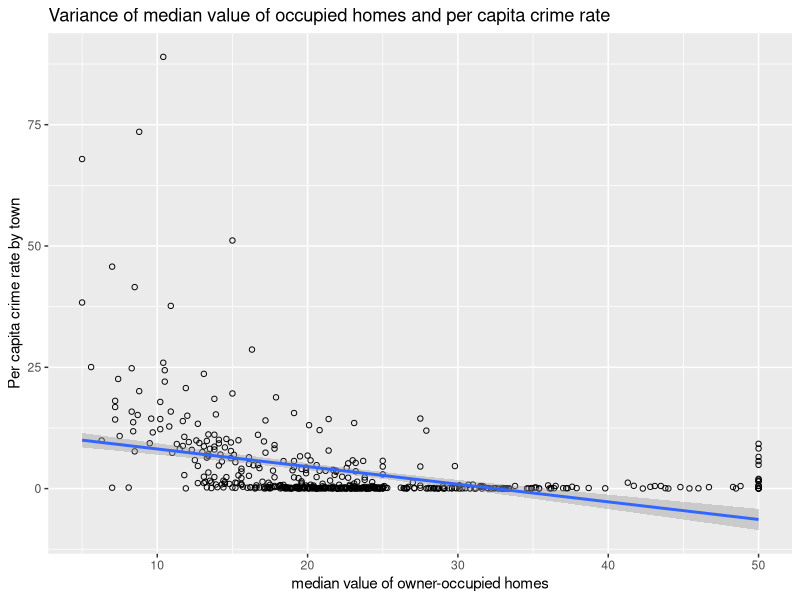
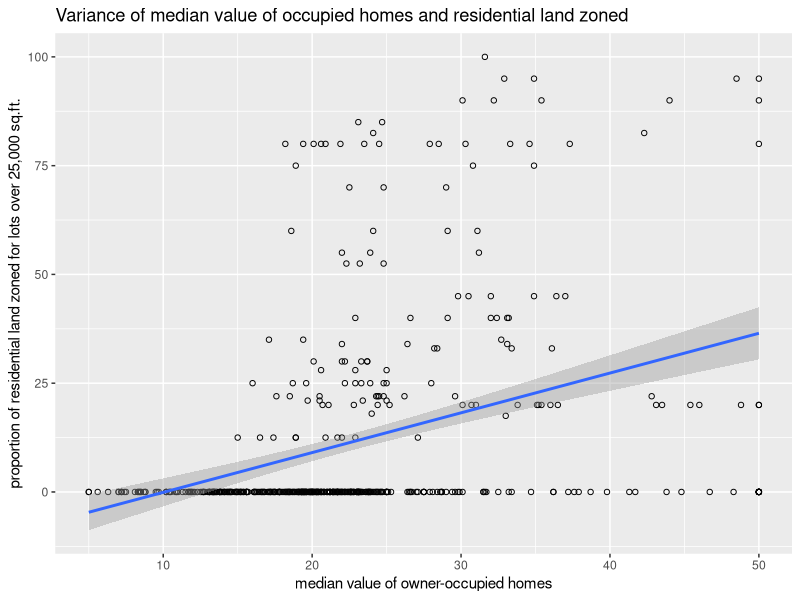
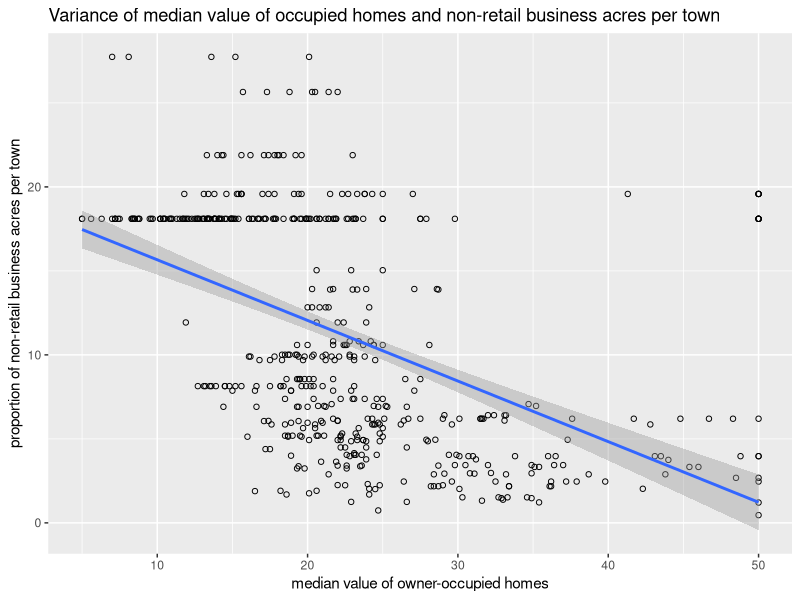
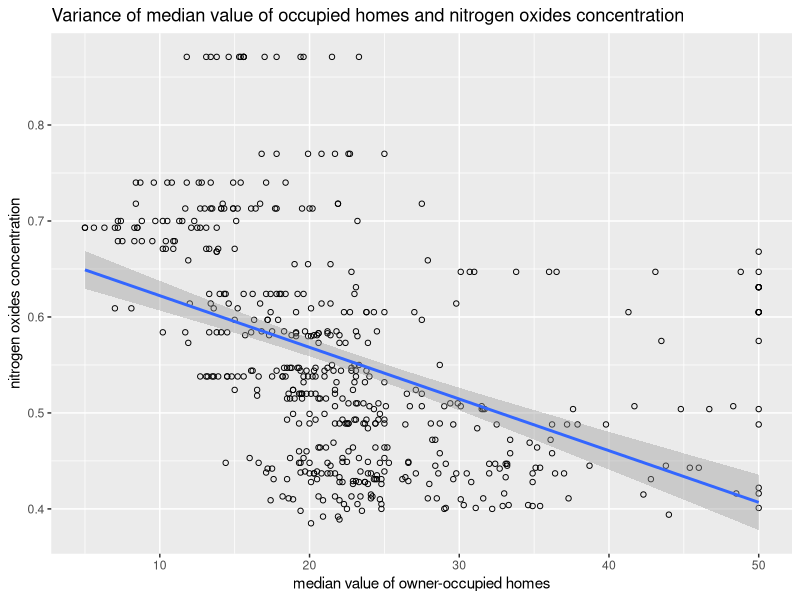
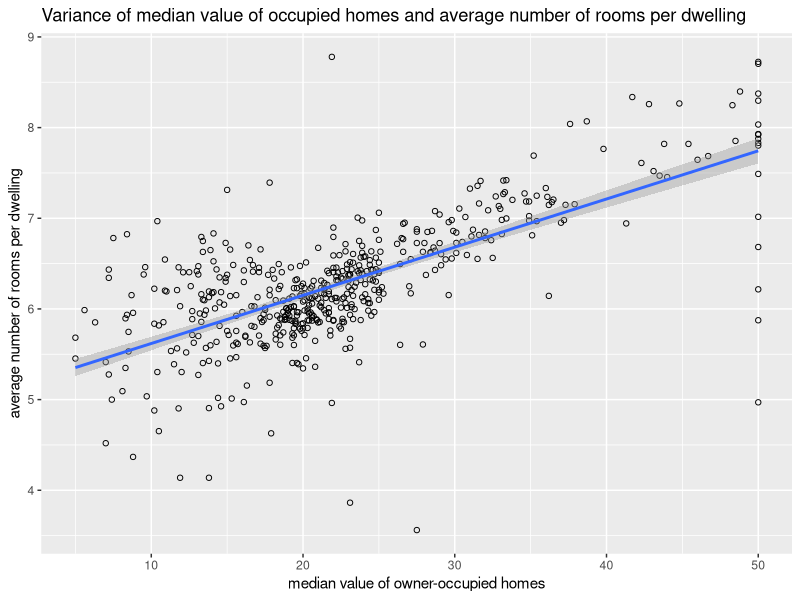
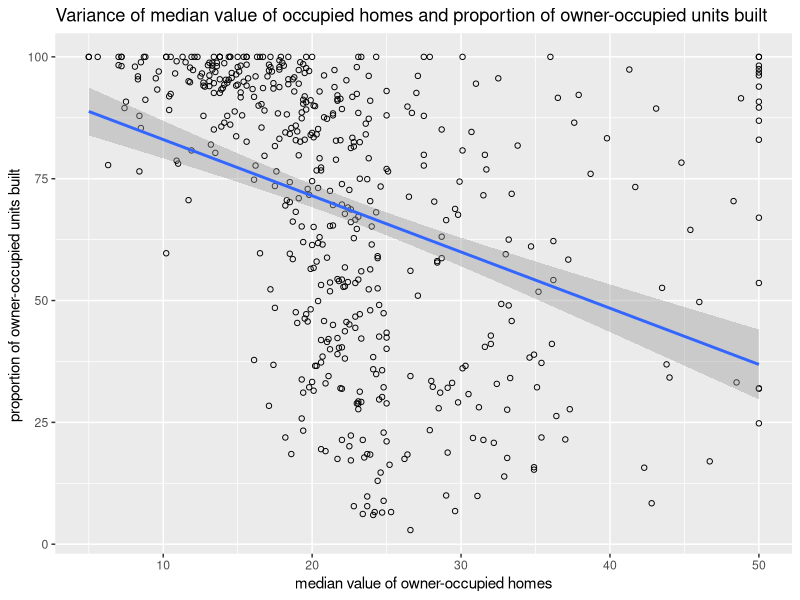
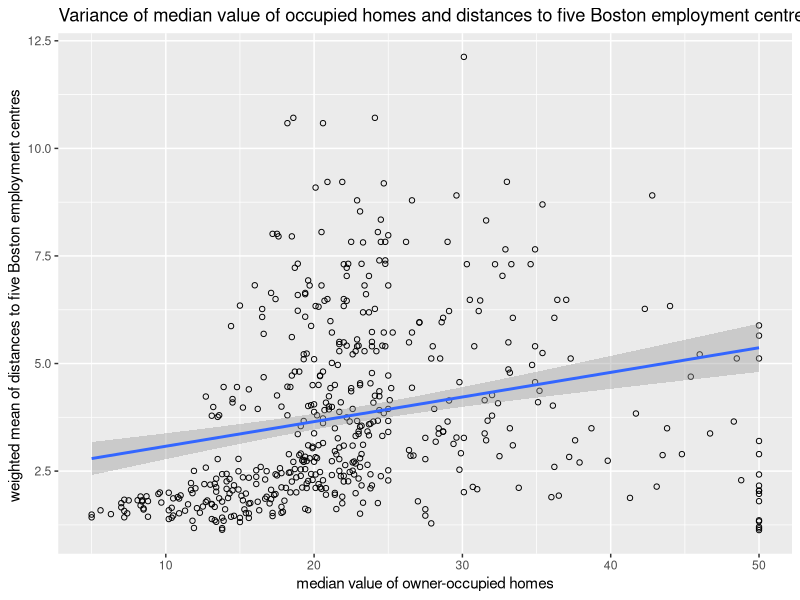
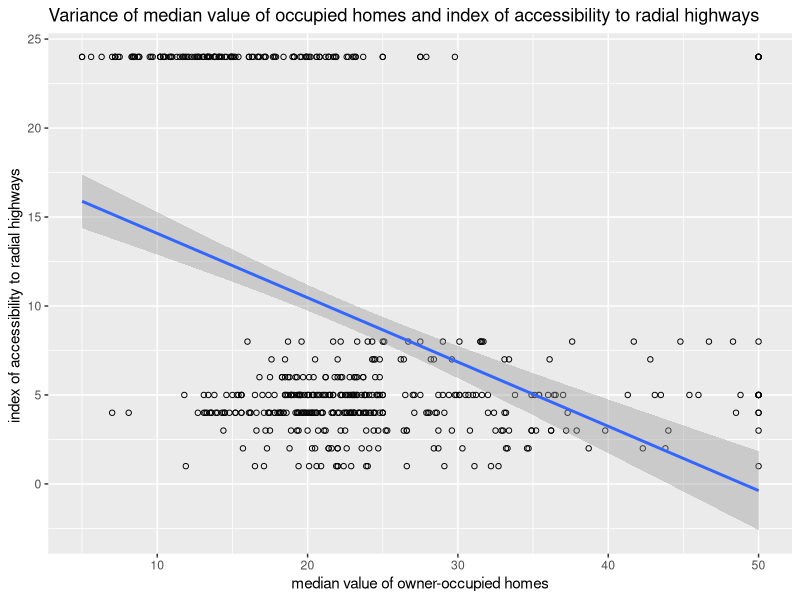

The R script that drew these images, in order: (Note: this script raises an error after producing the figures.)
## ---- chunk 1
# Load standard libraries
library(tidyverse)
library(MASS) # Modern applied statistics functions
## ---- chunk 2
data(Boston)
boston_data <- tbl_df(Boston)
head(boston_data)
## ---- chunk 3
#Removed any NA Values present
boston_data %>%  na.omit()
## ---- chunk 4
#Plotting the best fit regression line for the median value of occupied homes and per capita crime rate
ggplot(boston_data,aes(x=boston_data$medv,y=boston_data$crim))+ geom_point(shape=1) +geom_smooth(method = 'lm') + labs(x="median value of owner-occupied homes",y="Per capita crime rate by town",title = "Variance of median value of occupied homes and per capita crime rate")

#Plotting the best fit regression line for the median value of occupied homes and per capita crime rate
ggplot(boston_data,aes(x=boston_data$medv,y=boston_data$zn))+ geom_point(shape=1) +geom_smooth(method = 'lm') + labs(x="median value of owner-occupied homes",y="proportion of residential land zoned for lots over 25,000 sq.ft.",title = "Variance of median value of occupied homes and residential land zoned")

#Plotting the best fit regression line for the median value of occupied homes and non-retail business acres per town
ggplot(boston_data,aes(x=boston_data$medv,y=boston_data$indus))+ geom_point(shape=1) +geom_smooth(method = 'lm') + 
  labs(x="median value of owner-occupied homes",y="proportion of non-retail business acres per town",title = "Variance of median value of occupied homes and non-retail business acres per town")


ggplot(boston_data,aes(x=boston_data$medv,y=boston_data$nox))+ geom_point(shape=1) +geom_smooth(method = 'lm') + 
  labs(x="median value of owner-occupied homes",y="nitrogen oxides concentration",title = "Variance of median value of occupied homes and nitrogen oxides concentration")

ggplot(boston_data,aes(x=boston_data$medv,y=boston_data$rm))+ geom_point(shape=1) +geom_smooth(method = 'lm') +
  labs(x="median value of owner-occupied homes",y="average number of rooms per dwelling",title = "Variance of median value of occupied homes and average number of rooms per dwelling")

ggplot(boston_data,aes(x=boston_data$medv,y=boston_data$age))+ geom_point(shape=1) +geom_smooth(method = 'lm') + 
  labs(x="median value of owner-occupied homes",y="proportion of owner-occupied units built ",title = "Variance of median value of occupied homes and proportion of owner-occupied units built ")

ggplot(boston_data,aes(x=boston_data$medv,y=boston_data$dis))+ geom_point(shape=1) +geom_smooth(method = 'lm') + 
  labs(x="median value of owner-occupied homes",y="weighted mean of distances to five Boston employment centres ",title = "Variance of median value of occupied homes and distances to five Boston employment centres ")

ggplot(boston_data,aes(x=boston_data$medv,y=boston_data$rad))+ geom_point(shape=1) +geom_smooth(method = 'lm') + 
  labs(x="median value of owner-occupied homes",y="index of accessibility to radial highways ",title = "Variance of median value of occupied homes and index of accessibility to radial highways")

ggplot(boston_data,aes(x=boston_data$medv,y=boston_data$tax))+ geom_point(shape=1) +geom_smooth(method = 'lm') + 
  labs(x="median value of owner-occupied homes",y="full-value property-tax ",title = " median value of occupied homes and full-value property-tax")

ggplot(boston_data,aes(x=boston_data$medv,y=boston_data$ptratio))+ geom_point(shape=1) +geom_smooth(method = 'lm') + 
  labs(x="median value of owner-occupied homes",y="pupil-teacher ratio by town",title = "Variance of median value of occupied homes and pupil-teacher ratio by town")

ggplot(boston_data,aes(x=boston_data$medv,y=boston_data$black))+ geom_point(shape=1) +geom_smooth(method = 'lm') + 
  labs(x="median value of owner-occupied homes",y="proportion of blacks by town",title = "Variance of median value of occupied homes and proportion of blacks")

ggplot(boston_data,aes(x=boston_data$medv,y=boston_data$lstat))+ geom_point(shape=1) +geom_smooth(method = 'lm') + 

#Calculating co-relation between the our predictor and response variables
bivrel <- cor(boston_data,y=boston_data$medv,use = "everything",method = "pearson") 
bivrel


## ---- chunk 5

#Storing the predictor variables in a Dummy variable
predictor_var <- subset(boston_data,select = c('crim','zn','indus','chas','nox','rm','age','dis','rad','tax','ptratio','black','lstat'))

#Finding the regression model on the median value variable with all the predictors
fit_reg <- lm(boston_data$medv ~.,predictor_var)
summary(fit_reg)



## ---- chunk 6
#Note : I was unable to sepearate the points of the prediction variables while plotting the graph
coefs <- data.frame("predictor"=character(0), "Estimate"=numeric(0), "Std.Error"=numeric(0), "t.value"=numeric(0), "Pr.t"=numeric(0), "r.squared"=numeric(0), stringsAsFactors = FALSE)
j <- 1
for(i in names(boston_data)){
  if(i != "medv"){
    #Finding the multivariable coeefficients and storing them in a coefficient matrix
    fit_reg <- summary(lm(medv ~ eval(parse(text=i)), data=boston_data))
    coefs[j,] <- c(i, fit_reg$coefficients[2,], fit_reg$r.squared)
    j <- j+1
  }
}
#Converted all coefficients to numeric values
coefs[,-1] <- lapply(coefs[,-1], FUN=function(x) as.numeric(x))

fit_reg <- lm(boston_data$medv ~.,boston_data)
#Creating a data frame of all the
df = data.frame("multiple"=summary(fit_reg)$coefficients[-1,1])
df$simple <- NA
for(i in row.names(df)){
  #Removed the nox variable as it is displaced with respect to other points on the graph
  if(!(i %in% "nox" ))
  {
  df[row.names(df)==i, "simplecoeff"] = coefs[coefs[,1]==i, "Estimate"]
}
}
plot(df$simplecoeff , df$multiple, xlab="Coefficients for Simple Linear Regression", ylab="Coeficients for Multiple Linear Regression") + xlim(500,10000) +ylim(10000,2000)
text(x=df$simplecoeff, y=df$multiple, labels=row.names(df), cex=.7, col="blue", pos=4)
## ---- chunk 7

#On finding the association between the chas predictor and our response variable (as seen below) we get NA values hence we will not consider it while calculating the non linear association 

lm(medv ~ chas + I(chas^2) + I(chas^3), data = boston_data)

#Storing all predictor variables in a vector
predictor_var <- subset(boston_data,select = c('crim','zn','indus','chas','nox','rm','age','dis','rad','tax','ptratio','black','lstat'))
#Creating a data frame with the coefficient details and their types
polynomial_data <- data.frame("predictor"=character(0), "Estimate"=numeric(0), "Standard Error"=numeric(0), "tvalue"=numeric(0), "Pr(t)"=numeric(0), stringsAsFactors = FALSE)

k <- 1
#iterating over the predictor varibles
for(i in names(predictor_var)){
 if(!(i %in% "chas")){
#Evaluating the regression model for each of the predictors with our response variable
       print(paste0('For predictor variable : ',i))
    fit_reg <- summary(lm(medv ~ poly(eval(parse(text=i)),3), data=boston_data))
    print(fit_reg)
   
  }
}



## ---- chunk 8
#Reference - http://www.sthda.com/english/articles/37-model-selection-essentials-in-r/154-stepwise-regression-essentials-in-r/
lower_reg <- lm(medv ~ 1, data = boston_data)
upper_reg <- lm(medv ~ ., data = boston_data)

#performing forward step model till all predictors are taken
step_model <- stepAIC(lower_reg , scope = list(lower = lower_reg , upper = upper_reg), direction = "both")



## ---- chunk 9
residual <- resid(step_model)
plotResiduals <- ggplot(data = data.frame(x = boston_data$medv, y = residual), aes(x = x, y = y)) +
geom_point(color = 'blue', size = 1) + stat_smooth(method='lm',se=FALSE,color='red')+labs(title = 'Residual of multiple regression', x="median value of occupied homes",y='Residuals') 
plotResiduals
